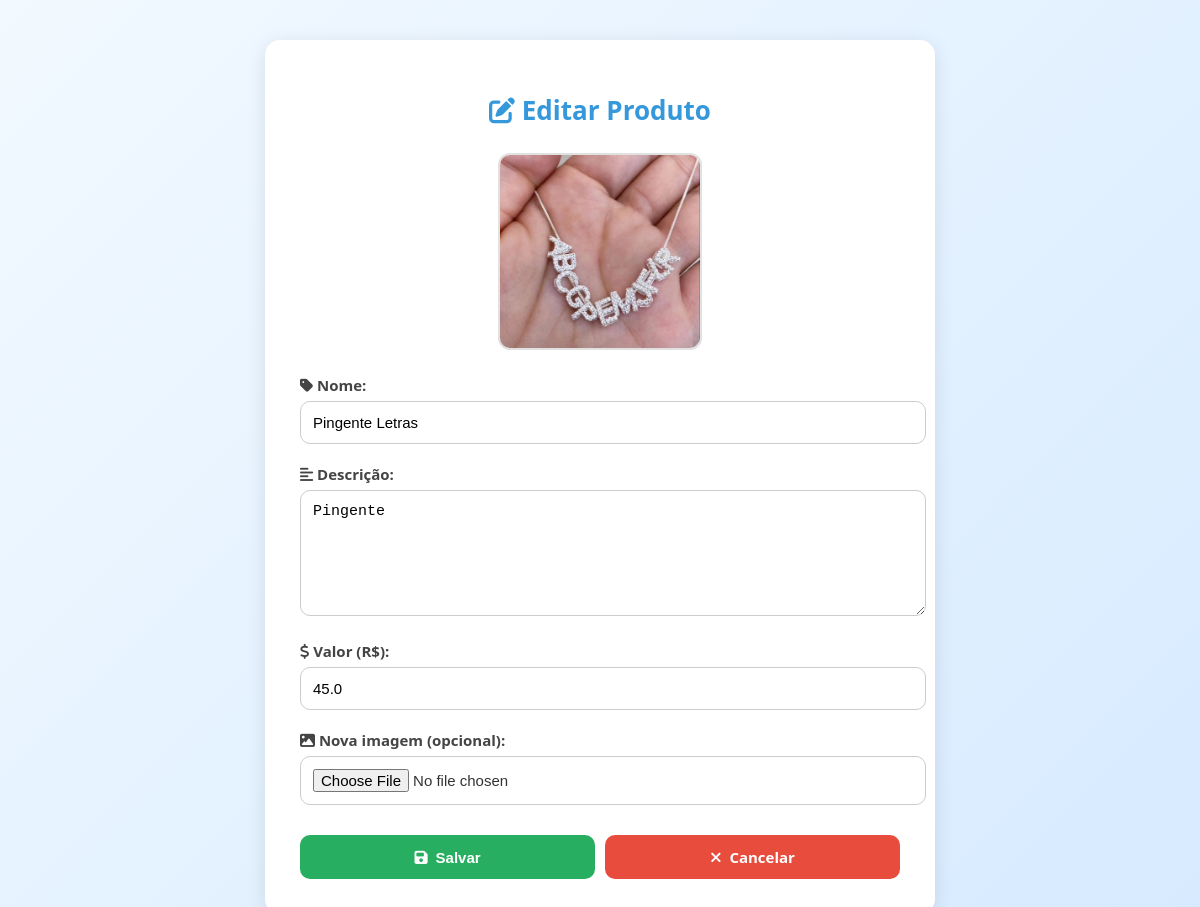
Before: /editar_produto/1 with the older database file.
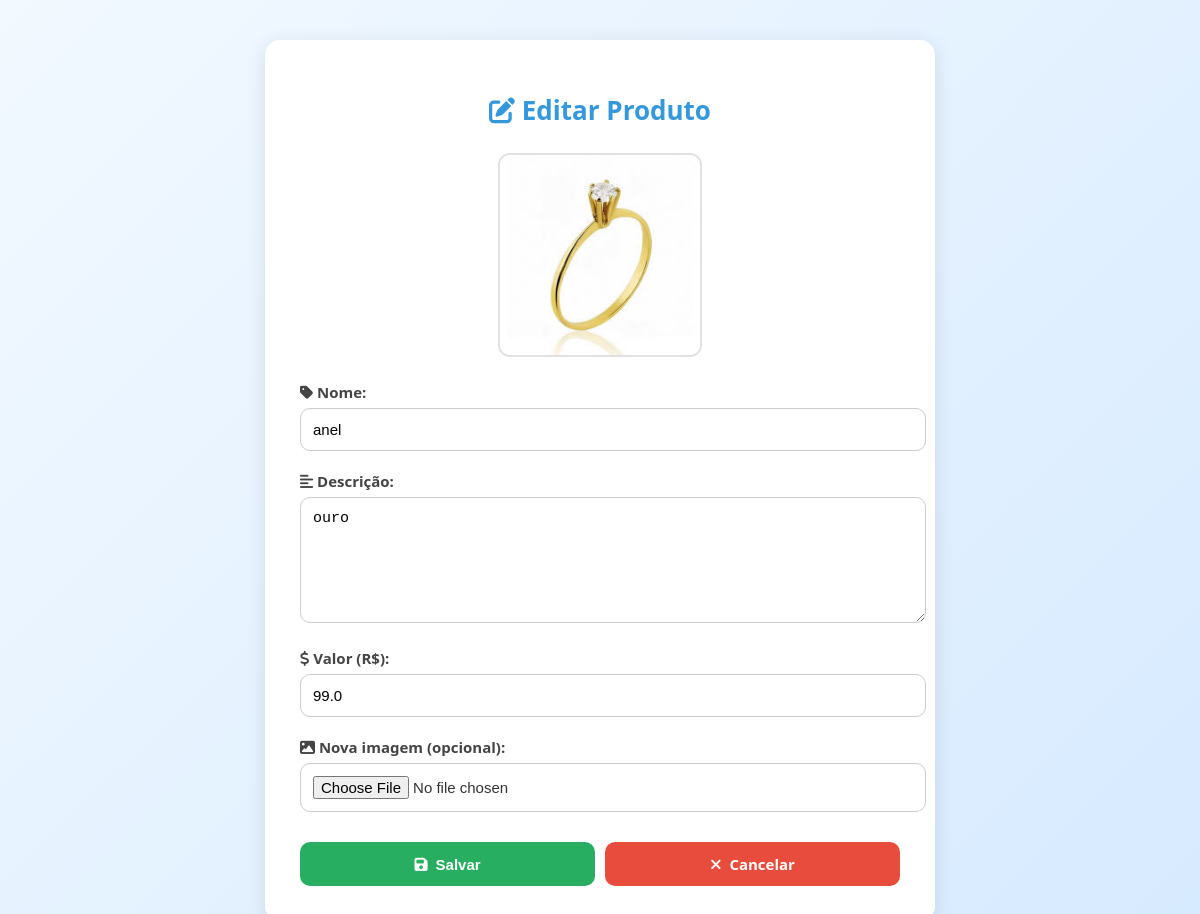
After: the same page with the newer database file.
### app.py (models this page shows)
class Produto(db.Model):
    id = db.Column(db.Integer, primary_key=True)
    nome = db.Column(db.String(100), nullable=False)
    descricao = db.Column(db.Text, nullable=False)
    valor = db.Column(db.Float, nullable=False)
    foto_url = db.Column(db.String(200), nullable=False)
    estoque = db.Column(db.Integer, nullable=False, default=0)  # NOVO CAMPO

### app.py (the view, shortened to what this page needs)
@app.route('/editar_produto/<int:id>', methods=['GET', 'POST'])
def editar_produto(id):
    produto = Produto.query.get_or_404(id)
    return render_template('editar_produto.html', produto=produto)

### templates/editar_produto.html (shortened to what this page needs)
<!DOCTYPE html>
<html lang="pt-br">
<head>
    <link rel="stylesheet" href="{{ url_for('static', filename='css/editar_produto.css') }}">
    <link rel="stylesheet" href="https://cdnjs.cloudflare.com/ajax/libs/font-awesome/6.5.0/css/all.min.css" />
</head>
<body>
    <div class="container">
        <h1><i class="fas fa-edit"></i> Editar Produto</h1>
        <div class="imagem-container">
            <img src="{{ produto.foto_url }}" alt="Imagem atual do produto" class="imagem-produto">
        </div>
        <form action="{{ url_for('editar_produto', id=produto.id) }}" method="post" enctype="multipart/form-data" class="formulario">
            <div class="campo">
                <label for="nome"><i class="fas fa-tag"></i> Nome:</label>
                <input type="text" id="nome" name="nome" value="{{ produto.nome }}" required>
            </div>
            <div class="campo">
                <label for="descricao"><i class="fas fa-align-left"></i> Descrição:</label>
                <textarea id="descricao" name="descricao" required>{{ produto.descricao }}</textarea>
            </div>
            <div class="campo">
                <label for="valor"><i class="fas fa-dollar-sign"></i> Valor (R$):</label>
                <input type="number" id="valor" step="0.01" name="valor" value="{{ produto.valor }}" required>
            </div>
            <div class="campo">
                <label for="foto"><i class="fas fa-image"></i> Nova imagem (opcional):</label>
                <input type="file" id="foto" name="foto" accept="image/*">
            </div>
            <div class="botoes">
                <button type="submit" class="btn salvar"><i class="fas fa-save"></i> Salvar</button>
                <a href="{{ url_for('painel_admin') }}" class="btn cancelar"><i class="fas fa-times"></i> Cancelar</a>
            </div>
        </form>
    </div>
</body>
</html>

Changed rows visible on the page:
changed Produto: foto_url: a different picture; nome "Pingente Letras" → "anel"; descricao "Pingente" → "ouro"; valor "45.0" → "99.0"
